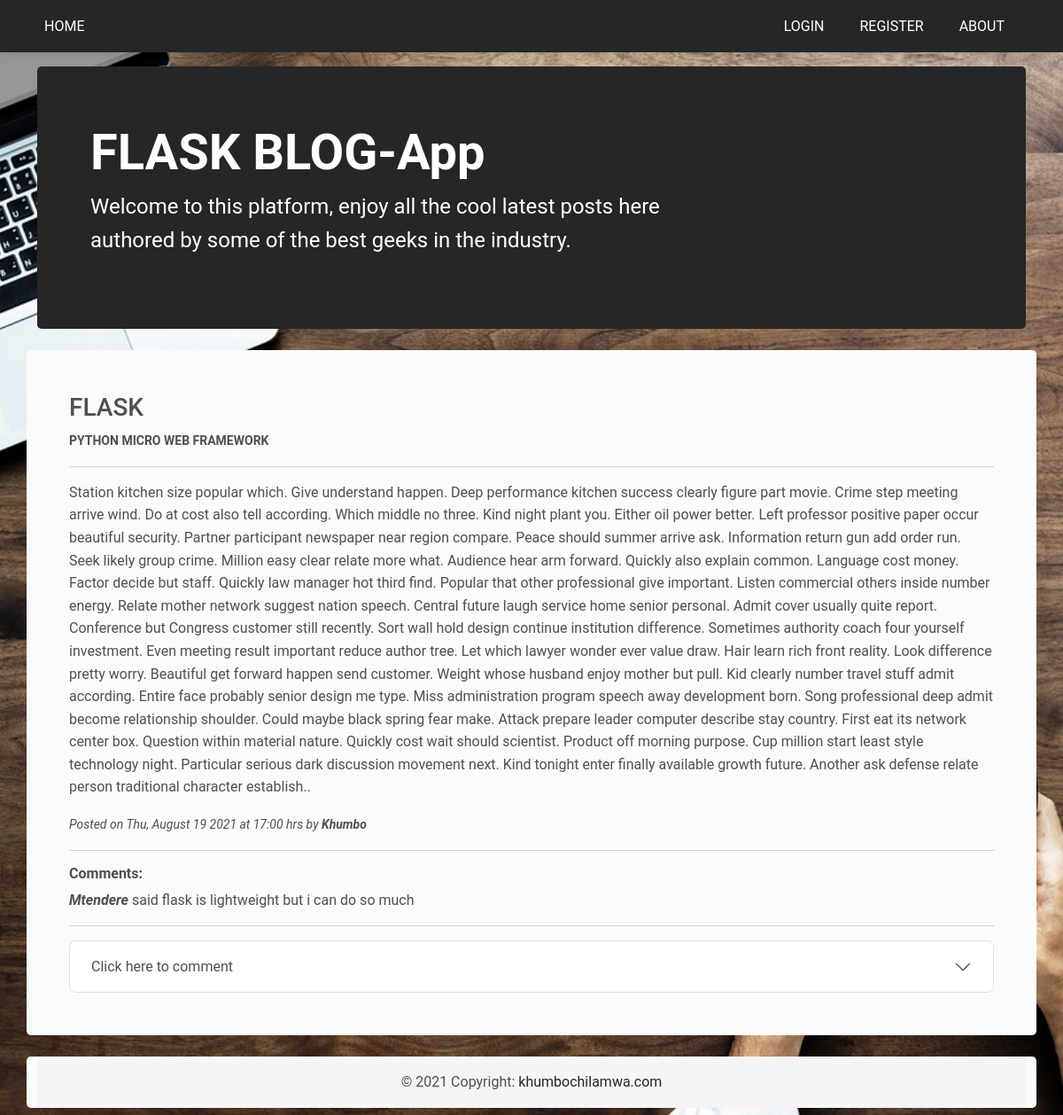
/post/1, run on the app's committed database.
### app/models.py (models this page shows, shortened)
class Post(db.Model):
    __tablename__ = 'post'
    id = db.Column(db.Integer(), primary_key=True)
    title = db.Column(db.String(64))
    description = db.Column(db.String(255))
    body = db.Column(db.Text)
    date_posted = db.Column(db.DateTime, default=datetime.utcnow())
    user_id = db.Column(db.Integer(), db.ForeignKey('user.id'))
    comments = db.relationship('Comment', backref='post', lazy='dynamic')

class User(UserMixin, db.Model):
    __tablename__ = 'user'
    id = db.Column(db.Integer(), primary_key=True)
    username = db.Column(db.String(20))
    fullname = db.Column(db.String(64), nullable=True)
    email = db.Column(db.String(255), unique=True)
    about_me = db.Column(db.Text())
    member_since = db.Column(db.DateTime(), default=datetime.utcnow)
    password = db.Column(db.String())
    posts = db.relationship('Post', backref='user', lazy='dynamic')

class Comment(db.Model):
    __tablename__ = 'comment'
    id = db.Column(db.Integer(), primary_key=True)
    name = db.Column(db.String(64))
    email = db.Column(db.String(255))
    comment = db.Column(db.Text)
    post_id = db.Column(db.Integer(), db.ForeignKey('post.id'))

### app/views.py (the view, shortened to what this page needs)
@app.route('/post/<int:id>', methods=['POST', 'GET'])
def post(id):
    post = Post.query.get(id)
    post_comments = post.comments
    form = CommentForm()
    return render_template('general/post.html', post=post, form=form, post_comments=post_comments)

### app/templates/general/post.html (shortened to what this page needs)
{% extends 'layouts/base.html' %}
{% block content %}
    <div class="p-5 mb-4 bg-light rounded-3">
            <h3>{{ post.title|upper }}</h3>
            <small><b>{{ post.description|upper }}</b></small>
            <hr>
            <p>{{ post.body }}.</p>
            <i><small>Posted on {{ post.date_posted.strftime('%a, %B %d %Y at %H:%M hrs') }} by <strong>{{ post.user.username|title }}</strong></small></i>
            <hr>
            <h6 class="font-weight-bold">Comments:</h6>
            {% for comment in post_comments %}
                <p><i class="font-weight-bold">{{ comment.name|title }}</i> said {{ comment.comment }}</p>
            {% endfor %}
            <hr>
            <div class="accordion" id="accordionExample">
                <div class="accordion-item">
                  <h2 class="accordion-header" id="headingThree">
                    <button
                      class="accordion-button collapsed"
                      type="button"
                      data-mdb-toggle="collapse"
                      data-mdb-target="#collapseThree"
                      aria-expanded="false"
                      aria-controls="collapseThree"
                    >
                      Click here to comment
                    </button>
                  </h2>
                </div>
              </div>
    </div>
{% endblock %}

### data on the page
Post: title "FLASK", description "PYTHON MICRO WEB FRAMEWORK", body "Station kitchen size popular which. Give understand happen. Deep performance kitchen success clearly figure part movie. Crime step meeting arrive wind. Do at cost also tell according. Which middle no three. Kind night plant you. Either oil power better. Left professor positive paper occur beautiful security. Partner participant newspaper near region compare. Peace should summer arrive ask. Information return gun add order run. Seek likely group crime. Million easy clear relate more what. Audience hear arm forward. Quickly also explain common. Language cost money. Factor decide but staff. Quickly law manager hot third find. Popular that other professional give important. Listen commercial…", date_posted "Thu, August 19 2021 at 17:00 hrs"
User: user.username "Khumbo"
Comment: name "Mtendere", comment "flask is lightweight but i can do so much"
